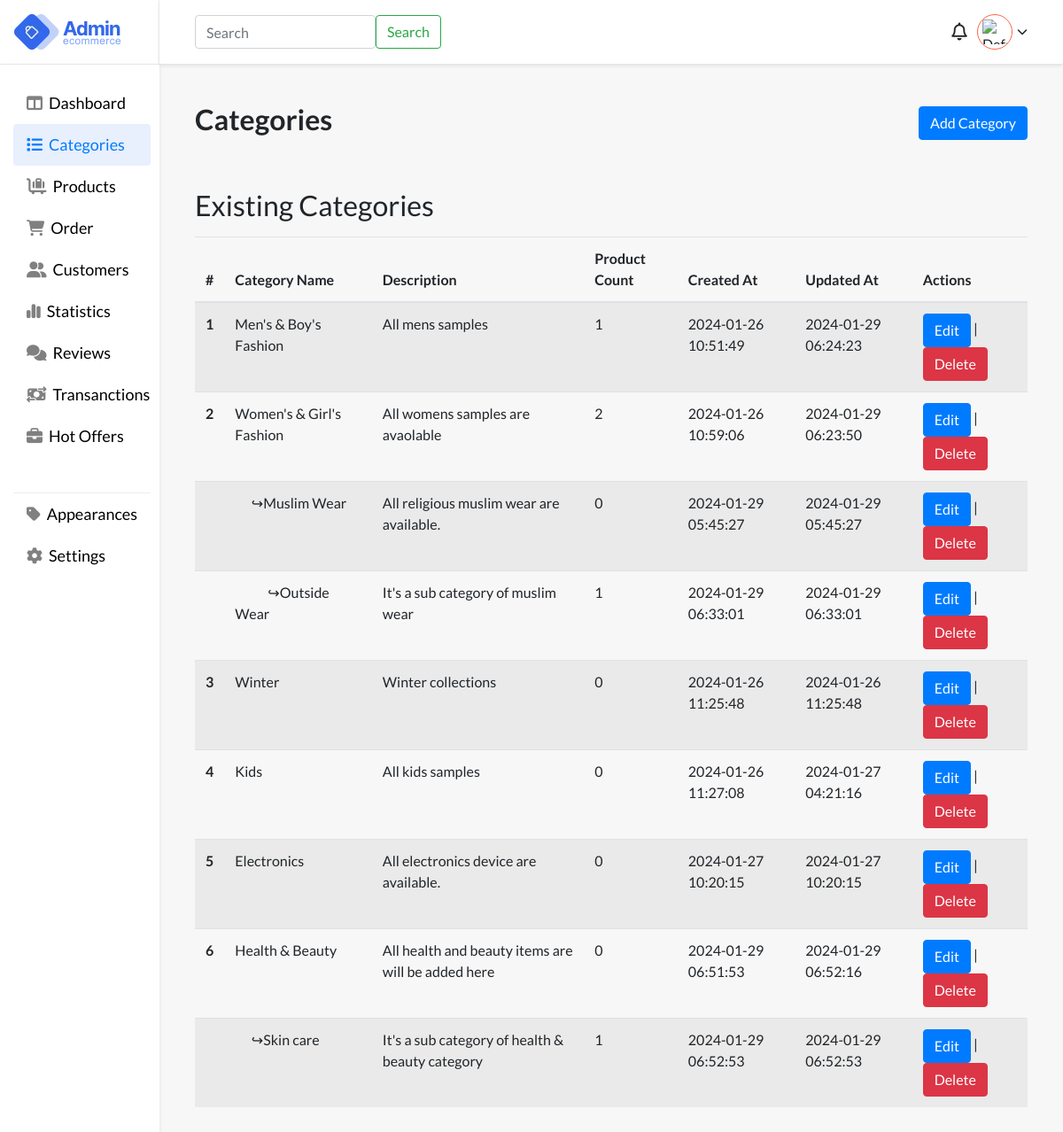
The app's page /files/categories.php (signed in), older data.
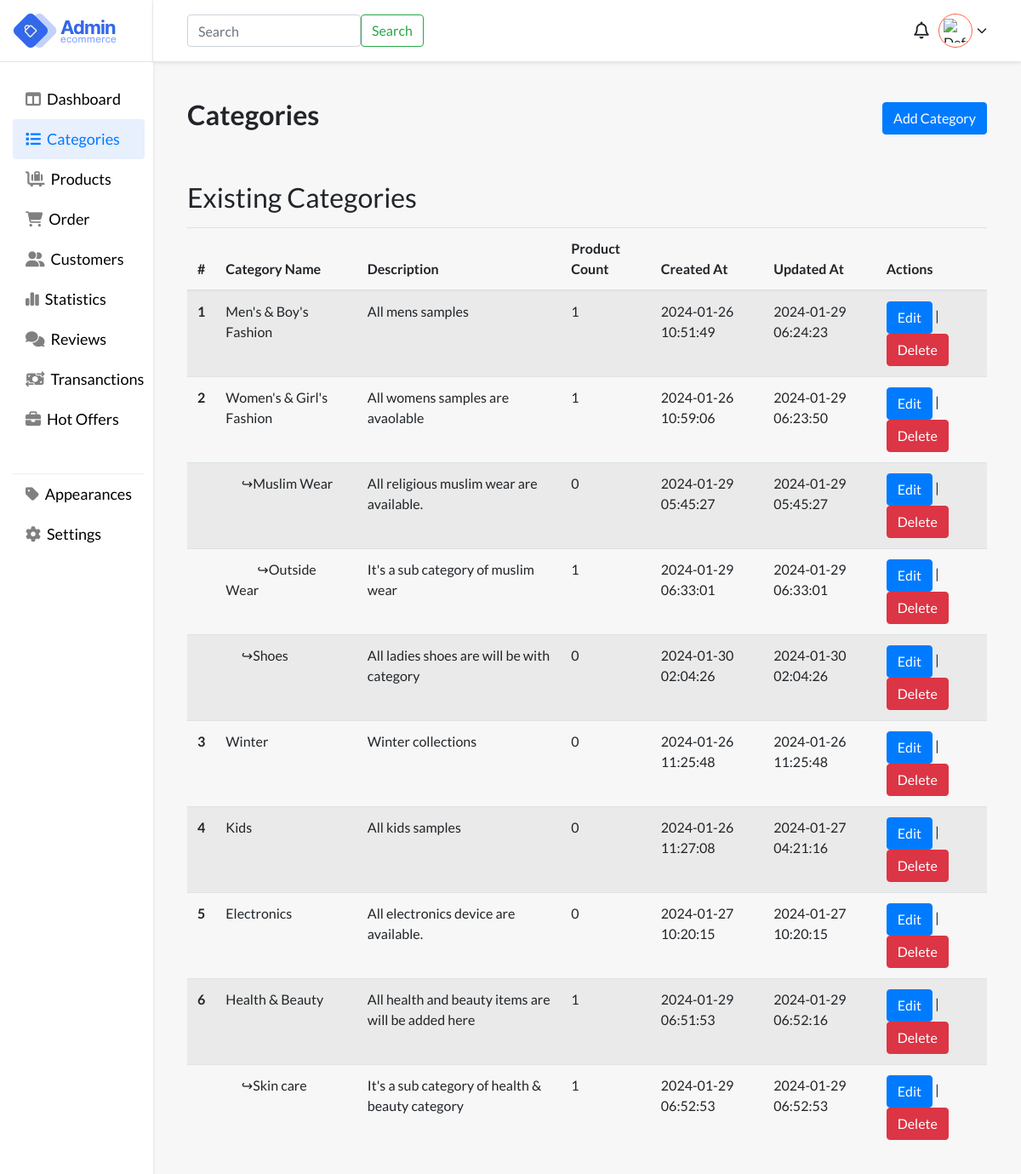
The same page, newer data.
### tables this page shows
CREATE TABLE `categories` (
  `id` int(11) NOT NULL,
  `name` varchar(255) DEFAULT NULL,
  `parent_category_id` int(11) DEFAULT NULL,
  `category_description` text DEFAULT NULL,
  `created_at` timestamp NOT NULL DEFAULT current_timestamp(),
  `updated_at` timestamp NOT NULL DEFAULT current_timestamp() ON UPDATE current_timestamp(),
  `level` int(11) DEFAULT 0
);

### files/categories.php (the view, shortened to what the changed rows need)
<?php
require_once "../auth/db-connection/config.php";
?>
<!DOCTYPE html>
<html lang="en">
<head>
    <link rel="stylesheet" href="https://stackpath.bootstrapcdn.com/bootstrap/4.5.2/css/bootstrap.min.css">
    <link rel="stylesheet" href="https://cdnjs.cloudflare.com/ajax/libs/font-awesome/6.5.1/css/all.min.css" />
    <link rel="stylesheet" href="../styling/style.css">
</head>
<body style="background:#f7f7f7;">
    <main>
        <div class="app-wrapper">
            <div class="header-body">
                <div class="h-container">
                    <div class="main">
                        <div class="flex">
                            <h1 class="page-heading"> Categories </h1>
                        </div>
                                        <?php
                                        $sql = "SELECT c.id, c.name, c.category_description, COUNT(p.id) AS product_count,
                                            c.created_at, c.updated_at,
                                            COALESCE(parent.parent_category_id, 0) AS parent_category_id,
                                            COALESCE(parent.level, 0) AS level
                                        FROM categories c
                                        LEFT JOIN products p ON c.id = p.category_id
                                        LEFT JOIN (
                                            SELECT id, COALESCE(parent_category_id, 0) AS parent_category_id, 0 AS level
                                            FROM categories
                                            WHERE parent_category_id IS NULL
                                            UNION ALL
                                            SELECT c.id, c.parent_category_id, parent.level + 1
                                            FROM categories c
                                            JOIN categories parent ON c.parent_category_id = parent.id
                                        ) parent ON c.id = parent.id
                                        GROUP BY c.id";
                                        try {
                                            $stmt = $connection->query($sql);
                                            $categories = $stmt->fetchAll(PDO::FETCH_ASSOC);
                                        } catch (PDOException $e) {
                                            echo "Error fetching categories: " . $e->getMessage();
                                            exit;
                                        }
                                        ?>
                                        <div class="existing-cat mt-5">
                                            <h2>Existing Categories</h2>
                                            <table class="table table-striped mt-3">
                                                <thead>
                                                    <tr>
                                                        <th scope="col">#</th>
                                                        <th scope="col">Category Name</th>
                                                        <th scope="col">Description</th>
                                                        <th scope="col">Product Count</th>
                                                        <th scope="col">Created At</th>
                                                        <th scope="col">Updated At</th>
                                                        <th scope="col">Actions</th>
                                                    </tr>
                                                </thead>
                                                <tbody>
                                        <?php
                                        function displayCategories($categories, $parentId = null, &$mainCategoryCounter = 1)
                                        {
                                            foreach ($categories as $category) {
                                                if ($category['parent_category_id'] == $parentId) {
                                                    echo '<tr class="level-' . $category['level'] . '">';
                                                    echo '<th scope="row">' . ($category['level'] == 0 ? $mainCategoryCounter++ : '') . '</th>';
                                                    echo '<td class="level-' . $category['level'] . '">';
                                                    if ($category['level'] > 0) {
                                                        echo '&#x21AA;';
                                                    }
                                                    echo htmlspecialchars($category['name']) . '</td>';
                                                    echo '<td>' . htmlspecialchars($category['category_description']) . '</td>';
                                                    echo '<td>' . $category['product_count'] . '</td>';
                                                    echo '<td>' . htmlspecialchars($category['created_at']) . '</td>';
                                                    echo '<td>' . htmlspecialchars($category['updated_at']) . '</td>';
                                                    echo '<td>';
                                                    echo '<a class="btn btn-primary" href="category_edit.php?up_id=' . $category['id'] . '">Edit</a> | ';
                                                    echo '<a class="btn btn-danger" href="../auth/backend-assets/category/category_delete.php?del_id=' . $category['id'] . '">Delete</a>';
                                                    echo '</td>';
                                                    echo '</tr>';
                                                    displayCategories($categories, $category['id'], $mainCategoryCounter);
                                                }
                                            }
                                        }
                                        if (!empty($categories)) {
                                            displayCategories($categories, null);
                                        } else {
                                            echo "<tr><td colspan='7'>No categories found</td></tr>";
                                        }
                                        ?>
                                </tbody>
                            </table>
                        </div>
                    </div>
                </div>
            </div>
        </div>
    </main>
</body>
</html>

Row changes from the older to the newer data that the page shows:
computed for categories "Women's & Girl's Fashion": product_count "2" → "1"
added categories: name "Shoes", category_description "All ladies shoes are will be with category", product_count "0", created_at "2024-01-30 02:04:26", updated_at "2024-01-30 02:04:26", shown under "Women's & Girl's Fashion"
computed for categories "Health & Beauty": product_count "0" → "1"
